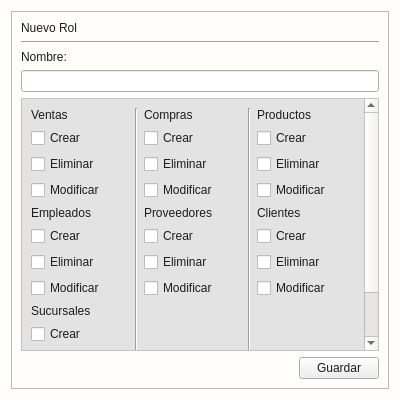
<?xml version="1.0" encoding="UTF-8"?>
<ui version="4.0">
 <class>Control_nuevo_rol</class>
 <widget class="QWidget" name="Control_nuevo_rol">
  <property name="geometry">
   <rect>
    <x>0</x>
    <y>0</y>
    <width>400</width>
    <height>400</height>
   </rect>
  </property>
  <property name="minimumSize">
   <size>
    <width>400</width>
    <height>400</height>
   </size>
  </property>
  <property name="maximumSize">
   <size>
    <width>400</width>
    <height>400</height>
   </size>
  </property>
  <property name="windowTitle">
   <string>Form</string>
  </property>
  <property name="styleSheet">
   <string notr="true">*{color: #1d1c1c;}
#Control_nuevo_rol{
background: #fffefb;
}
[objectName*=&quot;contenedor&quot;]{
background: #fffefb;
border:none;
}
[objectName*=&quot;etiquetaTitulo_&quot;]{
font-size:18px;
font-family:Arial;
font-weight:bold;
color: #1d1c1c;
}
[objectName*=&quot;etiquetasubtitulo_&quot;]{
font-size:16px;
font-family:Arial;
font-weight:bold;
color: #1d1c1c;
}
[objectName*=&quot;etiqueta_&quot;]{
font-size:14px;
font-family:Arial;
font-weight:bold;
color: #1d1c1c;
}
[objectName*=&quot;opcion_&quot;]{
font-size:14px;
font-family:Arial;
color: #1d1c1c;
}
#contenedor_permisos{
background: #fffefb;
}
#contenedor_permisosscroll{
background: #E3E3E3;
color: #1d1c1c;
}

[objectName*=&quot;txt_&quot;]{
font-size:14px;
font-family:Arial;
font-weight:bold;
color: #1d1c1c;
background: #F5F5F5;
border: none;
border-radius: 5px;
border-bottom: 1px solid #1d1c1c;
}
[objectName*=&quot;txt_&quot;]:focus{
border-bottom: 2px solid #023375;
}
[objectName*=&quot;btn_btn_&quot;]{
font-size:14px;
font-family:Arial;
font-weight:bold;
color: #fffefb;
background: #023375;
border:none;
border-radius: 5px;
padding-left: 10px;
padding-right: 10px;
height: 30px;
}
[objectName*=&quot;btn_btn_&quot;]:hover{
background: #2196F3;
}
</string>
  </property>
  <layout class="QGridLayout" name="gridLayout">
   <item row="0" column="0">
    <widget class="QFrame" name="contenedor">
     <property name="frameShape">
      <enum>QFrame::Shape::StyledPanel</enum>
     </property>
     <property name="frameShadow">
      <enum>QFrame::Shadow::Raised</enum>
     </property>
     <layout class="QGridLayout" name="gridLayout_3">
      <item row="0" column="0">
       <widget class="QLabel" name="etiquetaTitulo_rol">
        <property name="text">
         <string>Nuevo Rol</string>
        </property>
       </widget>
      </item>
      <item row="2" column="0">
       <widget class="QLabel" name="etiqueta_nombrerol">
        <property name="text">
         <string>Nombre:</string>
        </property>
       </widget>
      </item>
      <item row="4" column="0" colspan="2">
       <widget class="QScrollArea" name="contenedor_permisos">
        <property name="widgetResizable">
         <bool>true</bool>
        </property>
        <widget class="QWidget" name="contenedor_permisosscroll">
         <property name="geometry">
          <rect>
           <x>0</x>
           <y>0</y>
           <width>337</width>
           <height>313</height>
          </rect>
         </property>
         <layout class="QGridLayout" name="gridLayout_2">
          <item row="4" column="2">
           <widget class="QLabel" name="etiquetasubtitulo_proveedor">
            <property name="text">
             <string>Proveedores</string>
            </property>
           </widget>
          </item>
          <item row="10" column="0">
           <widget class="QCheckBox" name="opcion_eliminarsucursal">
            <property name="text">
             <string>Eliminar</string>
            </property>
           </widget>
          </item>
          <item row="5" column="2">
           <widget class="QCheckBox" name="opcion_crearproveedor">
            <property name="text">
             <string>Crear</string>
            </property>
           </widget>
          </item>
          <item row="4" column="4">
           <widget class="QLabel" name="etiquetasubtitulo_cliente">
            <property name="text">
             <string>Clientes</string>
            </property>
           </widget>
          </item>
          <item row="6" column="2">
           <widget class="QCheckBox" name="opcion_eliminarproveedor">
            <property name="text">
             <string>Eliminar</string>
            </property>
           </widget>
          </item>
          <item row="7" column="2">
           <widget class="QCheckBox" name="opcion_modificarproveedor">
            <property name="text">
             <string>Modificar</string>
            </property>
           </widget>
          </item>
          <item row="8" column="0">
           <widget class="QLabel" name="etiquetasubtitulo_sucursal">
            <property name="text">
             <string>Sucursales</string>
            </property>
           </widget>
          </item>
          <item row="5" column="4">
           <widget class="QCheckBox" name="opcion_crearcliente">
            <property name="text">
             <string>Crear</string>
            </property>
           </widget>
          </item>
          <item row="9" column="0">
           <widget class="QCheckBox" name="opcion_crearsucursal">
            <property name="text">
             <string>Crear</string>
            </property>
           </widget>
          </item>
          <item row="1" column="4">
           <widget class="QCheckBox" name="opcion_crearproducto">
            <property name="text">
             <string>Crear</string>
            </property>
           </widget>
          </item>
          <item row="2" column="0">
           <widget class="QCheckBox" name="opcion_eliminarventa">
            <property name="text">
             <string>Eliminar</string>
            </property>
           </widget>
          </item>
          <item row="2" column="2">
           <widget class="QCheckBox" name="opcion_eliminarcompra">
            <property name="text">
             <string>Eliminar</string>
            </property>
           </widget>
          </item>
          <item row="0" column="2">
           <widget class="QLabel" name="etiquetasubtitulo_compra">
            <property name="text">
             <string>Compras</string>
            </property>
           </widget>
          </item>
          <item row="0" column="0">
           <widget class="QLabel" name="etiquetasubtitulo_venta">
            <property name="text">
             <string>Ventas</string>
            </property>
           </widget>
          </item>
          <item row="1" column="0">
           <widget class="QCheckBox" name="opcion_crearventa">
            <property name="text">
             <string>Crear</string>
            </property>
           </widget>
          </item>
          <item row="1" column="2">
           <widget class="QCheckBox" name="opcion_crearcompra">
            <property name="text">
             <string>Crear</string>
            </property>
           </widget>
          </item>
          <item row="0" column="4">
           <widget class="QLabel" name="etiquetasubtitulo_producto">
            <property name="text">
             <string>Productos</string>
            </property>
           </widget>
          </item>
          <item row="12" column="2">
           <spacer name="verticalSpacer_2">
            <property name="orientation">
             <enum>Qt::Orientation::Vertical</enum>
            </property>
            <property name="sizeHint" stdset="0">
             <size>
              <width>20</width>
              <height>40</height>
             </size>
            </property>
           </spacer>
          </item>
          <item row="2" column="4">
           <widget class="QCheckBox" name="opcion_eliminarproducto">
            <property name="text">
             <string>Eliminar</string>
            </property>
           </widget>
          </item>
          <item row="12" column="4">
           <spacer name="verticalSpacer_3">
            <property name="orientation">
             <enum>Qt::Orientation::Vertical</enum>
            </property>
            <property name="sizeHint" stdset="0">
             <size>
              <width>20</width>
              <height>40</height>
             </size>
            </property>
           </spacer>
          </item>
          <item row="12" column="0">
           <spacer name="verticalSpacer">
            <property name="orientation">
             <enum>Qt::Orientation::Vertical</enum>
            </property>
            <property name="sizeHint" stdset="0">
             <size>
              <width>20</width>
              <height>40</height>
             </size>
            </property>
           </spacer>
          </item>
          <item row="0" column="3" rowspan="14">
           <widget class="Line" name="line_3">
            <property name="orientation">
             <enum>Qt::Orientation::Vertical</enum>
            </property>
           </widget>
          </item>
          <item row="0" column="1" rowspan="14">
           <widget class="Line" name="line_2">
            <property name="orientation">
             <enum>Qt::Orientation::Vertical</enum>
            </property>
           </widget>
          </item>
          <item row="3" column="0">
           <widget class="QCheckBox" name="opcion_modificarventa">
            <property name="text">
             <string>Modificar</string>
            </property>
           </widget>
          </item>
          <item row="3" column="2">
           <widget class="QCheckBox" name="opcion_modificarcompra">
            <property name="text">
             <string>Modificar</string>
            </property>
           </widget>
          </item>
          <item row="3" column="4">
           <widget class="QCheckBox" name="opcion_modificarproducto">
            <property name="text">
             <string>Modificar</string>
            </property>
           </widget>
          </item>
          <item row="7" column="0">
           <widget class="QCheckBox" name="opcion_modificarempleado">
            <property name="text">
             <string>Modificar</string>
            </property>
           </widget>
          </item>
          <item row="7" column="4">
           <widget class="QCheckBox" name="opcion_modificarcliente">
            <property name="text">
             <string>Modificar</string>
            </property>
           </widget>
          </item>
          <item row="6" column="0">
           <widget class="QCheckBox" name="opcion_eliminarempleado">
            <property name="text">
             <string>Eliminar</string>
            </property>
           </widget>
          </item>
          <item row="4" column="0">
           <widget class="QLabel" name="etiquetasubtitulo_empleado">
            <property name="text">
             <string>Empleados</string>
            </property>
           </widget>
          </item>
          <item row="5" column="0">
           <widget class="QCheckBox" name="opcion_crearempleado">
            <property name="text">
             <string>Crear</string>
            </property>
           </widget>
          </item>
          <item row="6" column="4">
           <widget class="QCheckBox" name="opcion_eliminarcliente">
            <property name="text">
             <string>Eliminar</string>
            </property>
           </widget>
          </item>
          <item row="11" column="0">
           <widget class="QCheckBox" name="opcion_modificarsucursal">
            <property name="text">
             <string>Modificar</string>
            </property>
           </widget>
          </item>
         </layout>
        </widget>
       </widget>
      </item>
      <item row="5" column="1" alignment="Qt::AlignmentFlag::AlignRight">
       <widget class="QPushButton" name="btn_btn_agregar">
        <property name="cursor">
         <cursorShape>PointingHandCursor</cursorShape>
        </property>
        <property name="text">
         <string>Guardar</string>
        </property>
       </widget>
      </item>
      <item row="3" column="0" colspan="2">
       <widget class="QLineEdit" name="txt_nombrerol"/>
      </item>
      <item row="1" column="0" colspan="2">
       <widget class="Line" name="line">
        <property name="orientation">
         <enum>Qt::Orientation::Horizontal</enum>
        </property>
       </widget>
      </item>
     </layout>
    </widget>
   </item>
  </layout>
 </widget>
 <resources/>
 <connections/>
</ui>
